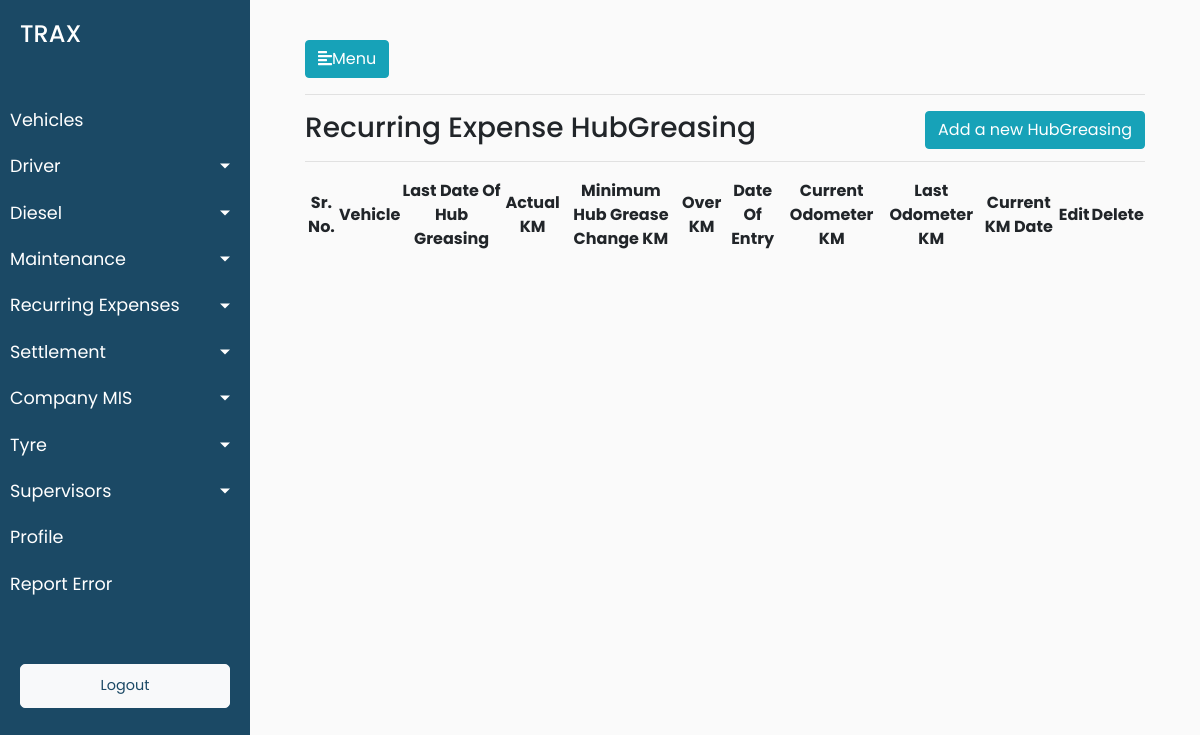
Before: /recurring_expense/hubgreasing with the older database file.
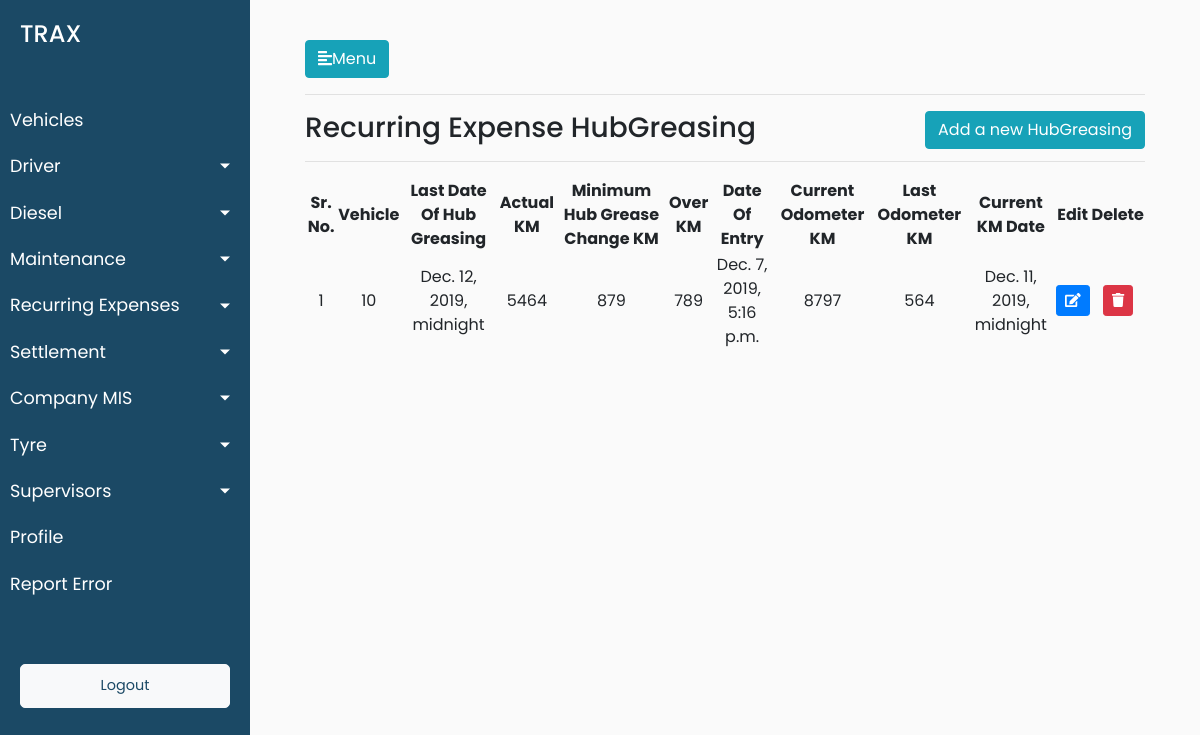
After: the same page with the newer database file.
### trax_vehicle_manager_data/models.py (models this page shows, shortened)
class RecurringExpensesModel(models.Model):
    date_of_entry = models.DateTimeField(default=timezone.now,blank=True)
    current_odometer_km = models.CharField(max_length=900,blank=True)
    last_odometer_km = models.CharField(max_length=900,blank=True)
    recurring_expense_vehicle_id = models.ForeignKey(Vehicles, on_delete = models.CASCADE,blank=True)
    current_km_date = models.DateTimeField(blank=True)

class HubGreasingRecurringExpenses(RecurringExpensesModel):
    last_date_of_hub_greasing = models.DateTimeField(blank=True)
    actual_km = models.CharField(max_length=900,blank=True)
    minimum_hub_grease_change_km = models.CharField(max_length=900,blank=True)
    over_km = models.CharField(max_length=900,blank=True)

class RecurringExpensesModel(models.Model):
    date_of_entry = models.DateTimeField(default=timezone.now,blank=True)
    current_odometer_km = models.CharField(max_length=900,blank=True)
    last_odometer_km = models.CharField(max_length=900,blank=True)
    recurring_expense_vehicle_id = models.ForeignKey(Vehicles, on_delete = models.CASCADE,blank=True)
    current_km_date = models.DateTimeField(blank=True)

class Vehicles(models.Model):
        vehicle_ownership_choices = (('ATPL','ATPL'),('AT','AT'),('CT','CT'))
        vehicle_ownership_name = models.CharField(choices=vehicle_ownership_choices,max_length=900,default="AT")
        vehicle_id = models.CharField(max_length=900,blank=True)
        vehicle_number = models.CharField(max_length=900,blank=True)
        vehicle_card_number = models.CharField(max_length=900,blank=True)
        vehicle_seating_capacity = models.CharField(max_length=900,blank=True)
        minimum_average = models.CharField(max_length=900,blank=True)
        incremental_average = models.CharField(max_length=900,blank=True)
        vehicle_current_status = models.CharField(max_length=900,blank=True)
        vehicle_buying_date = models.DateTimeField(blank=True)
        vehicle_type = models.CharField(max_length=900,blank=True)
        vehicle_ownership = models.CharField(max_length=900,blank=True)
        vehicle_ownership_details = models.CharField(max_length=900,blank=True)
        vehicle_manufacturer = models.CharField(max_length=900,blank=True)
        vehicle_registered_number = models.CharField(max_length=900,blank=True)
        driver_id = models.ForeignKey(Drivers, on_delete = models.CASCADE)
        cleaner_id = models.ForeignKey(Cleaners, on_delete = models.CASCADE)
        def __str__(self):
            return str(self.pk)
        class Meta:
                verbose_name_plural = "Vehicles Master List"
                verbose_name = "Vehicle"

### trax_vehicle_manager_data/views.py (the view)
# urls.py: path('recurring_expense/hubgreasing',views.recurring_expense_hubgreasing,name='recurring_expense_hubgreasing'),
def recurring_expense_hubgreasing(request):
    hub_greasing_objects = HubGreasingRecurringExpenses.objects.all()
    data = {'hub_greasing_objects':hub_greasing_objects}
    return render(request,'trax_vehicle_manager_data/recurring_expense_hubgreasing.html',data)

### trax_vehicle_manager_data/templates/trax_vehicle_manager_data/recurring_expense_hubgreasing.html (shortened to what this page needs)
{% extends 'trax_vehicle_manager_data/base.html' %}
{% load static %}
{% block stylesheets %}
<link rel="stylesheet" href="//cdn.datatables.net/1.10.19/css/jquery.dataTables.min.css">
{% endblock stylesheets %}
{% block content %}
<hr>
<h3>Recurring Expense HubGreasing<span style="float: right"><button class="add_a_new_hubgreasing btn btn-info">Add a new HubGreasing</button></span></h3>
<hr>
<div>
    <table id="test_table" class="display" style="width:100%;text-align: center">
        <thead>
            <tr>
                <th>Sr. No.</th>
                <th>Vehicle</th>
                <th>Last Date Of Hub Greasing</th>
                <th>Actual KM</th>
                <th>Minimum Hub Grease Change KM</th>
                <th>Over KM</th>
                <th>Date Of Entry</th>
                <th>Current Odometer KM</th>
                <th>Last Odometer KM</th>
                <th>Current KM Date</th>
                <th>Edit</th>
                <th>Delete</th>
            </tr>
        </thead>
        <tbody>
            {% for hub_greasing in hub_greasing_objects %}
            <tr>
                <td>{{forloop.counter}}</td>
                <td>{{hub_greasing.recurring_expense_vehicle_id}}</td>
                <td>{{hub_greasing.last_date_of_hub_greasing}}</td>
                <td>{{hub_greasing.actual_km}}</td>
                <td>{{hub_greasing.minimum_hub_grease_change_km}}</td>
                <td>{{hub_greasing.over_km}}</td>
                <td>{{hub_greasing.date_of_entry}}</td>
                <td>{{hub_greasing.current_odometer_km}}</td>
                <td>{{hub_greasing.last_odometer_km}}</td>
                <td>{{hub_greasing.current_km_date}}</td>
                <td>
					<button type="button" class="update-data-entered btn btn-sm btn-primary" data-id="{% url 'trax_vehicle_manager_data:update_recurring_expense_hubgreasing' pk=hub_greasing.pk  %}">
					<span class="fa fa-edit"></span>
					</button>
				</td>
                <td>
					<button type="button" class="delete-data-entered btn btn-sm btn-danger" data-id="{% url 'trax_vehicle_manager_data:delete_recurring_expense_hubgreasing' pk=hub_greasing.pk  %}">
					<span class="fa fa-trash"></span>
					</button>
				</td>
            </tr>
            {% endfor %}
        </tbody>
    </table>
</div>
{% endblock %}

Changed rows visible on the page:
added HubGreasingRecurringExpenses: recurring_expense_vehicle_id "10", last_date_of_hub_greasing "Dec. 12, 2019, midnight", actual_km "5464", minimum_hub_grease_change_km "879", over_km "789", date_of_entry "Dec. 7, 2019, 5:16 p.m.", current_odometer_km "8797", last_odometer_km "564", current_km_date "Dec. 11, 2019, midnight"
